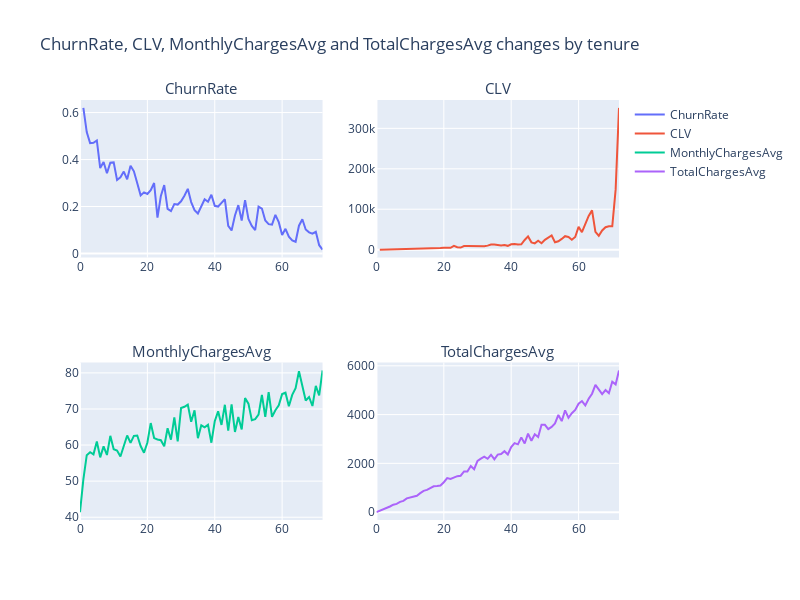

Here is the notebook cell this chart was saved with:
### Code cell
fig = make_subplots(rows=2, cols=2, subplot_titles=['ChurnRate', 'CLV', 'MonthlyChargesAvg', 'TotalChargesAvg'])
fig.add_trace(go.Scatter(x=clv_df.tenure, y=clv_df.ChurnRate,name='ChurnRate'),row=1,col=1)
fig.add_trace(go.Scatter(x=clv_df.tenure, y=clv_df.CLV,name='CLV'),row=1,col=2)
fig.add_trace(go.Scatter(x=clv_df.tenure, y=clv_df.MonthlyChargesAvg,name='MonthlyChargesAvg'),row=2,col=1)
fig.add_trace(go.Scatter(x=clv_df.tenure, y=clv_df.TotalChargesAvg,name='TotalChargesAvg'),row=2,col=2)

for i in fig['layout']['annotations']:
    i['font'] = dict(size=15)

fig.update_layout(height=600,width=800,title_text="ChurnRate, CLV, MonthlyChargesAvg and TotalChargesAvg changes by tenure")
